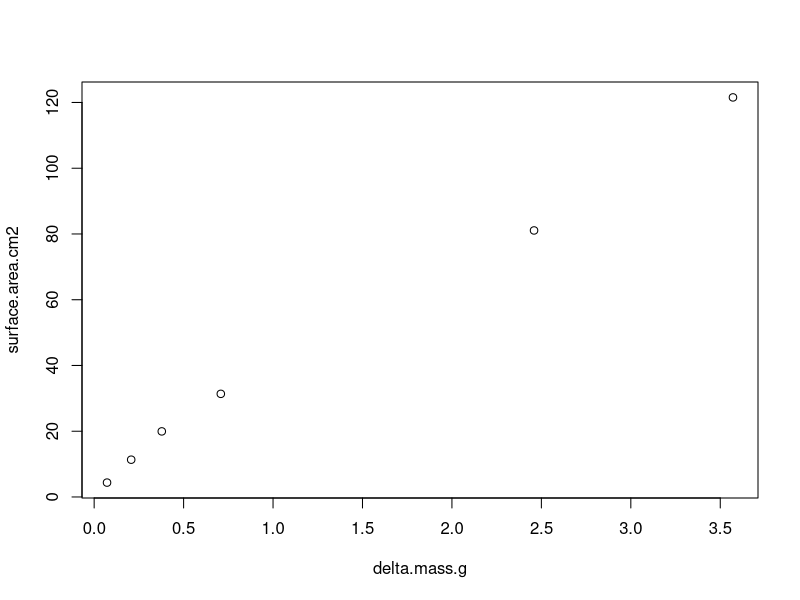

R code for this plot:
## ---- chunk 1
knitr::opts_chunk$set(echo = TRUE, warning = FALSE, message = FALSE)

## install packages if you dont already have them
if (!require("tidyverse")) install.packages("tidyverse")

# load packages
library(tidyverse)
## ---- chunk 2

#load wax data
wax.data <- read.csv("data_pocillopora_timeseries/1_January_2022/1_surface_area_data.csv", header=TRUE)

wax.data$delta.mass.g <- wax.data$weight2.g-wax.data$weight1.g
stnds <- subset(wax.data, Sample=="Standard")
stnds <- stnds[-1,] # the largest data point was an artifact outlier. It was removed, as it had bubbles of air escape the wooden sphere, leaving gaps in the wax

#calculate the surface area of the spherical standards from the diameter
stnds$rad <- stnds$Diameter/2
stnds$surface.area.cm2 <- 4*pi*(stnds$rad)^2

# calculate the curve coefficients for slope and intercept to apply as the standard
stnd.curve <- lm(surface.area.cm2~delta.mass.g, data=stnds)
plot(surface.area.cm2~delta.mass.g, data=stnds)
stnd.curve$coefficients
summary(stnd.curve)$r.squared #r-squared 


## ---- chunk 3
#Calculate surface area using the standard curve
smpls <- subset(wax.data, Sample=="Coral")
smpls$surface.area.cm2 <- stnd.curve$coefficients[2] * smpls$delta.mass.g + stnd.curve$coefficients[1]

#select the samples only
smpls <- smpls %>%
  select(-Sample, -Diameter)

smpls %>%
  count(colony_id) %>% arrange(n)

#check the range to make sure your samples fall within the range of the standards
range(smpls$surface.area.cm2)
range(stnds$surface.area.cm2)

#Save the output for use in normilzation for phys assays
smpls%>%
  mutate(timepoint="JAN")%>%
  select(colony_id, surface.area.cm2, timepoint)%>%
    write_csv("data_pocillopora_timeseries/1_January_2022/1_surface.area.calc.csv")
